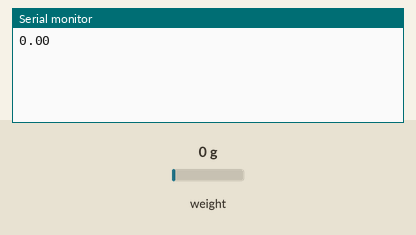
Recording of a sketch running on a simulated Arduino Uno, built with avr-gcc and run on an emulated ATmega328P. Parts: the last lines printed to the serial monitor. Inputs (shaded band) come from the test bench; at power-on: weight on the scale 0 g.

Above: at 2.2 s.
2.3 s: weight on the scale set to 100 g
At 3.6 s:
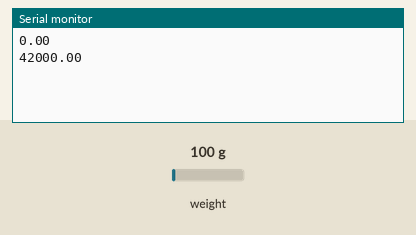
3.8 s: weight on the scale set to 1250 g
At 4.7 s:
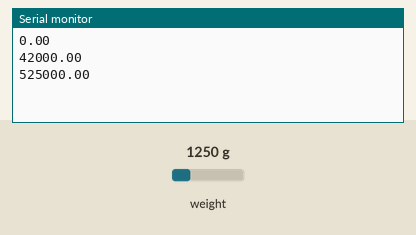
Timing chart, 0 to 6.8 s (numbered marks = the images above; inputs shaded):
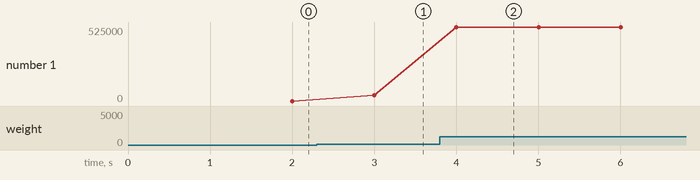

Measured:
- after the input at 2.3 s, the serial monitor: prints a new line after 0.70 s (image 1)
- after the input at 3.8 s, the serial monitor: prints a new line after 0.20 s (image 2)
- plotted number 1: 0 → 42000 after the input at 2.3 s, 42000 → 525000 after the input at 3.8 s

The sketch:

Calibration.ino
```cpp
#include "HX711.h"
// #include <LiquidCrystal.h>


HX711 scale(A1, A0);
// LiquidCrystal lcd(12,11,5,4,3,2);
void setup() {
  // lcd.begin(8,2);
  // lcd.setCursor(0,1);
  Serial.begin(38400);
  // Serial.println(scale.read());
  //scale.set_scale(728.f);
  scale.set_scale();
  scale.tare();
}

void loop() {
  //Serial.println(scale.read());
  // Serial.print("ScaleRead      =");
  // Serial.println(scale.read());
  // Serial.print("ScalegetUnit    =");
  // Serial.println(scale.get_units());
  // delay(1000);
  Serial.println(scale.get_units(10));
}
```
